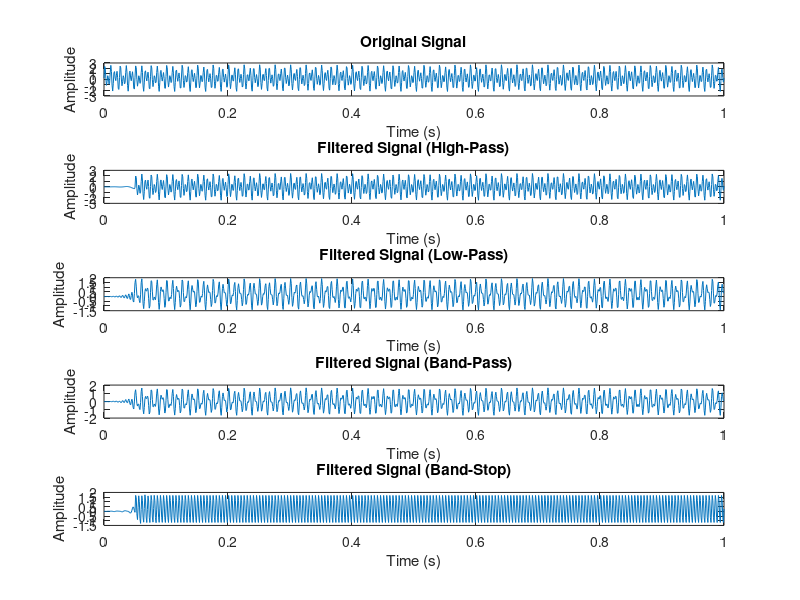
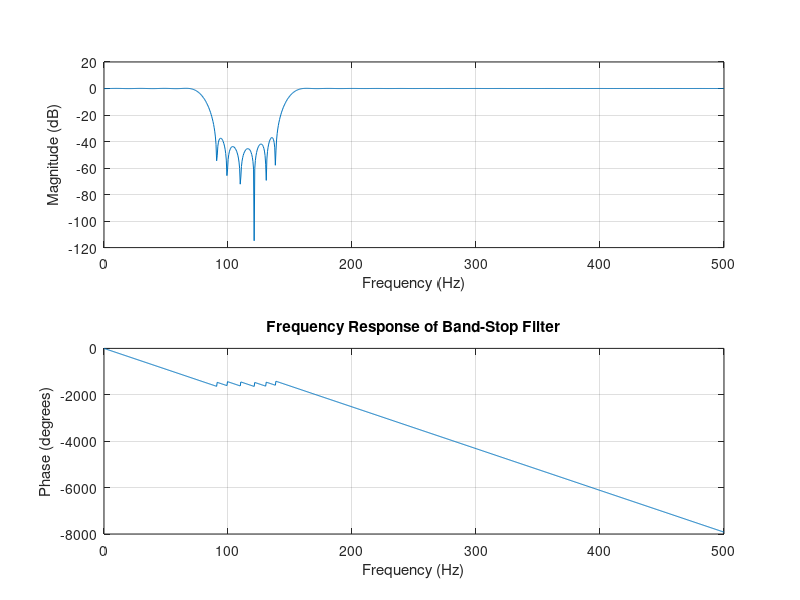

MATLAB code for these plots, in order:
clc;
clear all;
close all;

% Define filter specifications
Fs = 1000;        % Sampling frequency in Hz
N = 100;          % Filter order (adjust as needed)

% High-pass filter specifications
Fhp = 50;         % Cutoff frequency in Hz for high-pass filter
Fstop_hp = 10;    % Stopband edge in Hz for high-pass filter
b_hp = fir1(N, Fhp/(Fs/2), 'high', kaiser(N+1, 3), 'noscale');

% Low-pass filter specifications
Flp = 200;        % Cutoff frequency in Hz for low-pass filter
Fstop_lp = 250;   % Stopband edge in Hz for low-pass filter
b_lp = fir1(N, Flp/(Fs/2), 'low', kaiser(N+1, 3), 'noscale');

% Band-pass filter specifications
Fbp1 = 50;        % First passband edge in Hz for band-pass filter
Fbp2 = 200;       % Second passband edge in Hz for band-pass filter
Fstop_bp1 = 10;   % First stopband edge in Hz for band-pass filter
Fstop_bp2 = 250;  % Second stopband edge in Hz for band-pass filter
b_bp = fir1(N, [Fbp1 Fbp2]/(Fs/2), 'bandpass', kaiser(N+1, 3), 'noscale');

% Band-stop filter specifications
Fbs1 = 80;        % First stopband edge in Hz for band-stop filter
Fbs2 = 150;       % Second stopband edge in Hz for band-stop filter
Fpass_bs1 = 70;   % First passband edge in Hz for band-stop filter
Fpass_bs2 = 160;  % Second passband edge in Hz for band-stop filter
b_bs = fir1(N, [Fbs1 Fbs2]/(Fs/2), 'stop', kaiser(N+1, 3), 'noscale');

% Generate a test signal
t = 0:1/Fs:1;      % Time vector
x = 0.25 + 2*sin(2*pi*500*t) + sin(2*pi*120.5*t) + 1.5*sin(2*pi*200*t) + ...
    0.5*sin(2*pi*1500*t) + 0.5*sin(2*pi*2500*t) + 0.5*sin(2*pi*3500*t); 

% Apply the filters to the input signal
y_hp = filter(b_hp, 1, x);
y_lp = filter(b_lp, 1, x);
y_bp = filter(b_bp, 1, x);
y_bs = filter(b_bs, 1, x);

% Plot original and filtered signals for each filter type
figure;

subplot(5,1,1);
plot(t, x);
title('Original Signal');
xlabel('Time (s)');
ylabel('Amplitude');

subplot(5,1,2);
plot(t, y_hp);
title('Filtered Signal (High-Pass)');
xlabel('Time (s)');
ylabel('Amplitude');

subplot(5,1,3);
plot(t, y_lp);
title('Filtered Signal (Low-Pass)');
xlabel('Time (s)');
ylabel('Amplitude');

subplot(5,1,4);
plot(t, y_bp);
title('Filtered Signal (Band-Pass)');
xlabel('Time (s)');
ylabel('Amplitude');

subplot(5,1,5);
plot(t, y_bs);
title('Filtered Signal (Band-Stop)');
xlabel('Time (s)');
ylabel('Amplitude');

% Frequency response plots
figure;

subplot(2,2,1);
freqz(b_hp, 1, 1024, Fs);
title('Frequency Response of High-Pass Filter');

subplot(2,2,2);
freqz(b_lp, 1, 1024, Fs);
title('Frequency Response of Low-Pass Filter');

subplot(2,2,3);
freqz(b_bp, 1, 1024, Fs);
title('Frequency Response of Band-Pass Filter');

subplot(2,2,4);
freqz(b_bs, 1, 1024, Fs);
title('Frequency Response of Band-Stop Filter');
